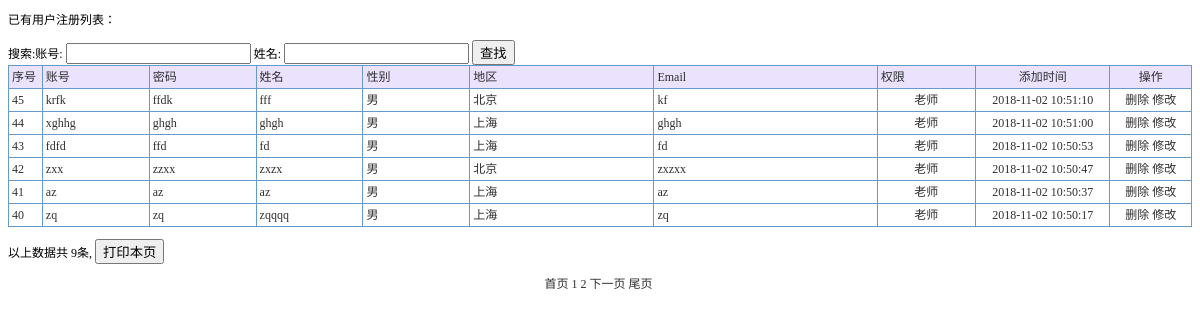
Screenshot of /yonghuzhuce_list2.php (signed in) with the database file from the repository.
### tables this page shows
CREATE TABLE `yonghuzhuce` (
  `id` int(11) NOT NULL AUTO_INCREMENT,
  `zhanghao` varchar(50) DEFAULT NULL,
  `mima` varchar(50) DEFAULT NULL,
  `xingming` varchar(50) DEFAULT NULL,
  `xingbie` varchar(50) DEFAULT NULL,
  `diqu` varchar(50) DEFAULT NULL,
  `Email` varchar(50) DEFAULT NULL,
  `quanxian` varchar(50) DEFAULT NULL,
  `addtime` timestamp NOT NULL DEFAULT CURRENT_TIMESTAMP,
  `issh` varchar(10) DEFAULT '否',
  `cx` varchar(10) DEFAULT NULL,
  `s2` varchar(50) DEFAULT NULL,
  `s1` varchar(50) DEFAULT NULL,
  PRIMARY KEY (`id`)
);

### ConnectDb.php (called while the page is built)
<?php
class ConnectDb{
    public function Connect($sql){
    $dbms='mysql';
    $dbname='system';
    $user='root';
    $password="";
    $host="localhost";
    $dsn="$dbms:host=$host;dbname=$dbname";
    $pdo=new PDO($dsn,$user,$password);
    $pdo->exec("SET NAMES 'utf8';");
    $result=$pdo->prepare($sql);
    $result->execute();
    return $result;
      }
	}
?>

### yonghuzhuce_list2.php (the view, shortened to what this page needs)
 <?php
  include_once 'ConnectDb.php';
?>
<!DOCTYPE html PUBLIC "-//W3C//DTD XHTML 1.0 Transitional//EN" "http://www.w3.org/TR/xhtml1/DTD/xhtml1-transitional.dtd">
<html xmlns="http://www.w3.org/1999/xhtml">
<head>
<title>用户注册</title><link rel="stylesheet" href="css.css" type="text/css">
</head>
<body>
<p>已有用户注册列表：</p>
<form id="form1" name="form1" method="post" action="">
  搜索:账号:
  <input name="bh" type="text" id="bh" />
  姓名:
  <input name="mc" type="text" id="mc" />
  <input type="submit" name="Submit" value="查找" />
</form>
<table width="100%" border="1" align="center" cellpadding="3" cellspacing="1" bordercolor="#6699CC" style="border-collapse:collapse">
  <tr>
    <td width="25" bgcolor="#EBE2FE">序号</td>
    <td width="94" bgcolor='#EBE2FE'>账号</td>
    <td width="94" bgcolor='#EBE2FE'>密码</td>
    <td width="94" bgcolor='#EBE2FE'>姓名</td>
    <td width="94" bgcolor='#EBE2FE'>性别</td>
    <td width="167" bgcolor='#EBE2FE'>地区</td>
    <td width="204" bgcolor='#EBE2FE'>Email</td>
    <td width="86" bgcolor='#EBE2FE'>权限</td>
    <td width="120" align="center" bgcolor="#EBE2FE">添加时间</td>
    <td width="70" align="center" bgcolor="#EBE2FE">操作</td>
  </tr>
   <?php
    $sql="select * from yonghuzhuce where quanxian='老师' ";
  $sql=$sql." order by id desc";
  $con=new ConnectDb();
  @$page=$_GET['page'];
  if(@$page==""){
    $page=1;
  }
  if(@$page!=""){
    $page_size=6;
    $sql1="select count(*) as total from yonghuzhuce where quanxian='老师'";
    $result=$con->Connect($sql1);
    $res=$result->fetch(PDO::FETCH_ASSOC);
    $count=$res['total'];
    $page_count=ceil($count/$page_size);
    $offset=($page-1)*$page_size;
    $sql2=$sql." limit $offset,$page_size";
    $con2=new ConnectDb();
    $result2=$con2->Connect($sql2);
  }
  while($res2=$result2->fetch(PDO::FETCH_ASSOC)){
  ?>
  <tr>
    <td width="25"> <?php
  echo $res2['id'];
?></td>
    <td> <?php echo $res2['zhanghao'];?></td>
    <td> <?php echo $res2['mima'];?></td>
    <td> <?php echo $res2['xingming'];?></td>
    <td> <?php echo $res2['xingbie'];?></td>
    <td> <?php echo $res2['diqu'];?></td>
    <td> <?php echo $res2['Email'];?></td>
    <td align="center"> <?php echo $res2['quanxian'];?></td>
    <td width="120" align="center"> <?php
echo $res2['addtime'];
?></td>
    <td width="70" align="center"><a href="del.php?id=del.php?id= <?php echo $res2['id'];?>&tablename=yonghuzhuce" onclick="return confirm('真的要删除？')">删除</a> <a href="yonghuzhuce_updt2.php?id= <?php
    echo $res2["id"];
  ?>">修改</a></td>
  </tr>
     <?php
  }
?>
</table>
<p>以上数据共 <?php
    echo $count;
  ?>条,
  <input type="button" name="Submit2" onclick="javascript:window.print();" value="打印本页" />
</p>
<p align="center"> <?php echo "<a href='yonghuzhuce_list.php?page=1'>首页</a>&nbsp";
     for($i=1;$i<=$page_count;$i++){
        echo "<a id='$i' href='yonghuzhuce_list2.php?page=$i' value='$i'>$i</a>&nbsp";
     }
     if($page<$page_count){
       $back=$page+1;
      echo "<a href='yonghuzhuce_list2.php?page=$back'>下一页</a>&nbsp";
     }
     echo "<a href='yonghuzhuce_list2.php?page=$page_count'>尾页</a>&nbsp";?></p>
<p>&nbsp; </p>
</body>
</html>

### css.css (style rules this page uses)
A:link { color: #2f2f2f; text-decoration: none; }
td { font-family:"宋体"; font-size: 12px; color: #2f2f2f; line-height: 16px; }

### rows the page displays
yonghuzhuce: id "45", zhanghao "krfk", mima "ffdk", xingming "fff", xingbie "男", diqu "北京", Email "kf", quanxian "老师", addtime "2018-11-02 10:51:10"
yonghuzhuce: id "44", zhanghao "xghhg", mima "ghgh", xingming "ghgh", xingbie "男", diqu "上海", Email "ghgh", quanxian "老师", addtime "2018-11-02 10:51:00"
yonghuzhuce: id "43", zhanghao "fdfd", mima "ffd", xingming "fd", xingbie "男", diqu "上海", Email "fd", quanxian "老师", addtime "2018-11-02 10:50:53"
yonghuzhuce: id "42", zhanghao "zxx", mima "zzxx", xingming "zxzx", xingbie "男", diqu "北京", Email "zxzxx", quanxian "老师", addtime "2018-11-02 10:50:47"
yonghuzhuce: id "41", zhanghao "az", mima "az", xingming "az", xingbie "男", diqu "上海", Email "az", quanxian "老师", addtime "2018-11-02 10:50:37"
yonghuzhuce: id "40", zhanghao "zq", mima "zq", xingming "zqqqq", xingbie "男", diqu "上海", Email "zq", quanxian "老师", addtime "2018-11-02 10:50:17"

### other values shown
$count "9"
